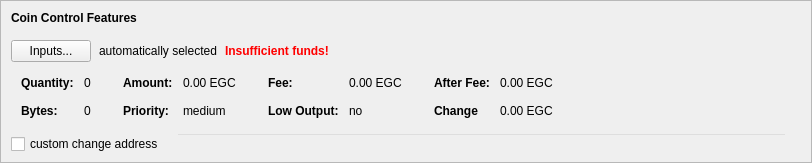
    <widget class="QFrame" name="frameCoinControl">
     <property name="sizePolicy">
      <sizepolicy hsizetype="Expanding" vsizetype="Expanding">
       <horstretch>0</horstretch>
       <verstretch>0</verstretch>
      </sizepolicy>
     </property>
     <property name="maximumSize">
      <size>
       <width>16777215</width>
       <height>16777215</height>
      </size>
     </property>
     <property name="frameShape">
      <enum>QFrame::StyledPanel</enum>
     </property>
     <property name="frameShadow">
      <enum>QFrame::Sunken</enum>
     </property>
     <layout class="QVBoxLayout" name="verticalLayoutCoinControl2">
      <property name="spacing">
       <number>6</number>
      </property>
      <property name="leftMargin">
       <number>0</number>
      </property>
      <property name="topMargin">
       <number>0</number>
      </property>
      <property name="rightMargin">
       <number>0</number>
      </property>
      <property name="bottomMargin">
       <number>6</number>
      </property>
      <item>
       <layout class="QVBoxLayout" name="verticalLayoutCoinControl" stretch="0,0,0,0,1">
        <property name="spacing">
         <number>0</number>
        </property>
        <property name="leftMargin">
         <number>10</number>
        </property>
        <property name="topMargin">
         <number>10</number>
        </property>
        <item>
         <layout class="QHBoxLayout" name="horizontalLayoutCoinControl1">
          <property name="bottomMargin">
           <number>15</number>
          </property>
          <item>
           <widget class="QLabel" name="labelCoinControlFeatures">
            <property name="sizePolicy">
             <sizepolicy hsizetype="Preferred" vsizetype="Maximum">
              <horstretch>0</horstretch>
              <verstretch>0</verstretch>
             </sizepolicy>
            </property>
            <property name="styleSheet">
             <string notr="true">font-weight:bold;</string>
            </property>
            <property name="text">
             <string>Coin Control Features</string>
            </property>
           </widget>
          </item>
         </layout>
        </item>
        <item>
         <layout class="QHBoxLayout" name="horizontalLayoutCoinControl2" stretch="0,0,0,0">
          <property name="spacing">
           <number>8</number>
          </property>
          <property name="bottomMargin">
           <number>10</number>
          </property>
          <item>
           <widget class="QPushButton" name="pushButtonCoinControl">
            <property name="styleSheet">
             <string notr="true"/>
            </property>
            <property name="text">
             <string>Inputs...</string>
            </property>
           </widget>
          </item>
          <item>
           <widget class="QLabel" name="labelCoinControlAutomaticallySelected">
            <property name="styleSheet">
             <string notr="true"/>
            </property>
            <property name="text">
             <string>automatically selected</string>
            </property>
            <property name="margin">
             <number>5</number>
            </property>
           </widget>
          </item>
          <item>
           <widget class="QLabel" name="labelCoinControlInsuffFunds">
            <property name="styleSheet">
             <string notr="true">color:red;font-weight:bold;</string>
            </property>
            <property name="text">
             <string>Insufficient funds!</string>
            </property>
            <property name="margin">
             <number>5</number>
            </property>
           </widget>
          </item>
          <item>
           <spacer name="horizontalSpacerCoinControl">
            <property name="orientation">
             <enum>Qt::Horizontal</enum>
            </property>
            <property name="sizeHint" stdset="0">
             <size>
              <width>40</width>
              <height>1</height>
             </size>
            </property>
           </spacer>
          </item>
         </layout>
        </item>
        <item>
         <widget class="QWidget" name="widgetCoinControl" native="true">
          <property name="sizePolicy">
           <sizepolicy hsizetype="Preferred" vsizetype="Preferred">
            <horstretch>0</horstretch>
            <verstretch>0</verstretch>
           </sizepolicy>
          </property>
          <property name="minimumSize">
           <size>
            <width>0</width>
            <height>0</height>
           </size>
          </property>
          <property name="styleSheet">
           <string notr="true"/>
          </property>
          <layout class="QHBoxLayout" name="horizontalLayoutCoinControl5">
           <property name="leftMargin">
            <number>0</number>
           </property>
           <property name="topMargin">
            <number>0</number>
           </property>
           <property name="rightMargin">
            <number>0</number>
           </property>
           <property name="bottomMargin">
            <number>0</number>
           </property>
           <item>
            <layout class="QHBoxLayout" name="horizontalLayoutCoinControl3" stretch="0,0,0,1">
             <property name="spacing">
              <number>20</number>
             </property>
             <property name="topMargin">
              <number>0</number>
             </property>
             <property name="bottomMargin">
              <number>10</number>
             </property>
             <item>
              <layout class="QFormLayout" name="formLayoutCoinControl1">
               <property name="horizontalSpacing">
                <number>10</number>
               </property>
               <property name="verticalSpacing">
                <number>14</number>
               </property>
               <property name="leftMargin">
                <number>10</number>
               </property>
               <property name="topMargin">
                <number>4</number>
               </property>
               <property name="rightMargin">
                <number>6</number>
               </property>
               <item row="0" column="0">
                <widget class="QLabel" name="labelCoinControlQuantityText">
                 <property name="styleSheet">
                  <string notr="true">font-weight:bold; </string>
                 </property>
                 <property name="text">
                  <string>Quantity:</string>
                 </property>
                 <property name="margin">
                  <number>0</number>
                 </property>
                </widget>
               </item>
               <item row="0" column="1">
                <widget class="QLabel" name="labelCoinControlQuantity">
                 <property name="cursor">
                  <cursorShape>IBeamCursor</cursorShape>
                 </property>
                 <property name="contextMenuPolicy">
                  <enum>Qt::ActionsContextMenu</enum>
                 </property>
                 <property name="styleSheet">
                  <string notr="true"/>
                 </property>
                 <property name="text">
                  <string>0</string>
                 </property>
                 <property name="margin">
                  <number>0</number>
                 </property>
                 <property name="textInteractionFlags">
                  <set>Qt::LinksAccessibleByMouse|Qt::TextSelectableByKeyboard|Qt::TextSelectableByMouse</set>
                 </property>
                </widget>
               </item>
               <item row="1" column="0">
                <widget class="QLabel" name="labelCoinControlBytesText">
                 <property name="styleSheet">
                  <string notr="true">font-weight:bold;</string>
                 </property>
                 <property name="text">
                  <string>Bytes:</string>
                 </property>
                </widget>
               </item>
               <item row="1" column="1">
                <widget class="QLabel" name="labelCoinControlBytes">
                 <property name="cursor">
                  <cursorShape>IBeamCursor</cursorShape>
                 </property>
                 <property name="contextMenuPolicy">
                  <enum>Qt::ActionsContextMenu</enum>
                 </property>
                 <property name="styleSheet">
                  <string notr="true"/>
                 </property>
                 <property name="text">
                  <string>0</string>
                 </property>
                 <property name="textInteractionFlags">
                  <set>Qt::LinksAccessibleByMouse|Qt::TextSelectableByKeyboard|Qt::TextSelectableByMouse</set>
                 </property>
                </widget>
               </item>
              </layout>
             </item>
             <item>
              <layout class="QFormLayout" name="formLayoutCoinControl2">
               <property name="horizontalSpacing">
                <number>10</number>
               </property>
               <property name="verticalSpacing">
                <number>14</number>
               </property>
               <property name="leftMargin">
                <number>6</number>
               </property>
               <property name="topMargin">
                <number>4</number>
               </property>
               <property name="rightMargin">
                <number>6</number>
               </property>
               <item row="0" column="0">
                <widget class="QLabel" name="labelCoinControlAmountText">
                 <property name="styleSheet">
                  <string notr="true">font-weight:bold;</string>
                 </property>
                 <property name="text">
                  <string>Amount:</string>
                 </property>
                 <property name="margin">
                  <number>0</number>
                 </property>
                </widget>
               </item>
               <item row="0" column="1">
                <widget class="QLabel" name="labelCoinControlAmount">
                 <property name="cursor">
                  <cursorShape>IBeamCursor</cursorShape>
                 </property>
                 <property name="contextMenuPolicy">
                  <enum>Qt::ActionsContextMenu</enum>
                 </property>
                 <property name="styleSheet">
                  <string notr="true"/>
                 </property>
                 <property name="text">
                  <string>0.00 EGC</string>
                 </property>
                 <property name="textInteractionFlags">
                  <set>Qt::LinksAccessibleByMouse|Qt::TextSelectableByKeyboard|Qt::TextSelectableByMouse</set>
                 </property>
                </widget>
               </item>
               <item row="1" column="0">
                <widget class="QLabel" name="labelCoinControlPriorityText">
                 <property name="styleSheet">
                  <string notr="true">font-weight:bold;</string>
                 </property>
                 <property name="text">
                  <string>Priority:</string>
                 </property>
                </widget>
               </item>
               <item row="1" column="1">
                <widget class="QLabel" name="labelCoinControlPriority">
                 <property name="cursor">
                  <cursorShape>IBeamCursor</cursorShape>
                 </property>
                 <property name="contextMenuPolicy">
                  <enum>Qt::ActionsContextMenu</enum>
                 </property>
                 <property name="styleSheet">
                  <string notr="true"/>
                 </property>
                 <property name="text">
                  <string>medium</string>
                 </property>
                 <property name="textInteractionFlags">
                  <set>Qt::LinksAccessibleByMouse|Qt::TextSelectableByKeyboard|Qt::TextSelectableByMouse</set>
                 </property>
                </widget>
               </item>
              </layout>
             </item>
             <item>
              <layout class="QFormLayout" name="formLayoutCoinControl3">
               <property name="horizontalSpacing">
                <number>10</number>
               </property>
               <property name="verticalSpacing">
                <number>14</number>
               </property>
               <property name="leftMargin">
                <number>6</number>
               </property>
               <property name="topMargin">
                <number>4</number>
               </property>
               <property name="rightMargin">
                <number>6</number>
               </property>
               <item row="0" column="0">
                <widget class="QLabel" name="labelCoinControlFeeText">
                 <property name="styleSheet">
                  <string notr="true">font-weight:bold;</string>
                 </property>
                 <property name="text">
                  <string>Fee:</string>
                 </property>
                 <property name="margin">
                  <number>0</number>
                 </property>
                </widget>
               </item>
               <item row="0" column="1">
                <widget class="QLabel" name="labelCoinControlFee">
                 <property name="cursor">
                  <cursorShape>IBeamCursor</cursorShape>
                 </property>
                 <property name="contextMenuPolicy">
                  <enum>Qt::ActionsContextMenu</enum>
                 </property>
                 <property name="styleSheet">
                  <string notr="true"/>
                 </property>
                 <property name="text">
                  <string>0.00 EGC</string>
                 </property>
                 <property name="textInteractionFlags">
                  <set>Qt::LinksAccessibleByMouse|Qt::TextSelectableByKeyboard|Qt::TextSelectableByMouse</set>
                 </property>
                </widget>
               </item>
               <item row="1" column="0">
                <widget class="QLabel" name="labelCoinControlLowOutputText">
                 <property name="styleSheet">
                  <string notr="true">font-weight:bold;</string>
                 </property>
                 <property name="text">
                  <string>Low Output:</string>
                 </property>
                </widget>
               </item>
               <item row="1" column="1">
                <widget class="QLabel" name="labelCoinControlLowOutput">
                 <property name="cursor">
                  <cursorShape>IBeamCursor</cursorShape>
                 </property>
                 <property name="contextMenuPolicy">
                  <enum>Qt::ActionsContextMenu</enum>
                 </property>
                 <property name="styleSheet">
                  <string notr="true"/>
                 </property>
                 <property name="text">
                  <string>no</string>
                 </property>
                 <property name="textInteractionFlags">
                  <set>Qt::LinksAccessibleByMouse|Qt::TextSelectableByKeyboard|Qt::TextSelectableByMouse</set>
                 </property>
                </widget>
               </item>
              </layout>
             </item>
             <item>
              <layout class="QFormLayout" name="formLayoutCoinControl4">
               <property name="horizontalSpacing">
                <number>10</number>
               </property>
               <property name="verticalSpacing">
                <number>14</number>
               </property>
               <property name="leftMargin">
                <number>6</number>
               </property>
               <property name="topMargin">
                <number>4</number>
               </property>
               <property name="rightMargin">
                <number>6</number>
               </property>
               <item row="0" column="0">
                <widget class="QLabel" name="labelCoinControlAfterFeeText">
                 <property name="styleSheet">
                  <string notr="true">font-weight:bold;</string>
                 </property>
                 <property name="text">
                  <string>After Fee:</string>
                 </property>
                 <property name="margin">
                  <number>0</number>
                 </property>
                </widget>
               </item>
               <item row="0" column="1">
                <widget class="QLabel" name="labelCoinControlAfterFee">
                 <property name="cursor">
                  <cursorShape>IBeamCursor</cursorShape>
                 </property>
                 <property name="contextMenuPolicy">
                  <enum>Qt::ActionsContextMenu</enum>
                 </property>
                 <property name="styleSheet">
                  <string notr="true"/>
                 </property>
                 <property name="text">
                  <string>0.00 EGC</string>
                 </property>
                 <property name="textInteractionFlags">
                  <set>Qt::LinksAccessibleByMouse|Qt::TextSelectableByKeyboard|Qt::TextSelectableByMouse</set>
                 </property>
                </widget>
               </item>
               <item row="1" column="0">
                <widget class="QLabel" name="labelCoinControlChangeText">
                 <property name="styleSheet">
                  <string notr="true">font-weight:bold;</string>
                 </property>
                 <property name="text">
                  <string>Change</string>
                 </property>
                </widget>
               </item>
               <item row="1" column="1">
                <widget class="QLabel" name="labelCoinControlChange">
                 <property name="cursor">
                  <cursorShape>IBeamCursor</cursorShape>
                 </property>
                 <property name="contextMenuPolicy">
                  <enum>Qt::ActionsContextMenu</enum>
                 </property>
                 <property name="styleSheet">
                  <string notr="true"/>
                 </property>
                 <property name="text">
                  <string>0.00 EGC</string>
                 </property>
                 <property name="textInteractionFlags">
                  <set>Qt::LinksAccessibleByMouse|Qt::TextSelectableByKeyboard|Qt::TextSelectableByMouse</set>
                 </property>
                </widget>
               </item>
              </layout>
             </item>
            </layout>
           </item>
          </layout>
         </widget>
        </item>
        <item>
         <layout class="QHBoxLayout" name="horizontalLayoutCoinControl4" stretch="0,0,0">
          <property name="spacing">
           <number>12</number>
          </property>
          <property name="sizeConstraint">
           <enum>QLayout::SetDefaultConstraint</enum>
          </property>
          <property name="topMargin">
           <number>5</number>
          </property>
          <property name="rightMargin">
           <number>5</number>
          </property>
          <item>
           <widget class="QCheckBox" name="checkBoxCoinControlChange">
            <property name="styleSheet">
             <string notr="true"/>
            </property>
            <property name="text">
             <string>custom change address</string>
            </property>
           </widget>
          </item>
          <item>
           <widget class="QLineEdit" name="lineEditCoinControlChange">
            <property name="enabled">
             <bool>false</bool>
            </property>
            <property name="sizePolicy">
             <sizepolicy hsizetype="Expanding" vsizetype="Fixed">
              <horstretch>0</horstretch>
              <verstretch>0</verstretch>
             </sizepolicy>
            </property>
            <property name="styleSheet">
             <string notr="true">background: transparent;</string>
            </property>
           </widget>
          </item>
          <item>
           <widget class="QLabel" name="labelCoinControlChangeLabel">
            <property name="sizePolicy">
             <sizepolicy hsizetype="Preferred" vsizetype="Expanding">
              <horstretch>0</horstretch>
              <verstretch>0</verstretch>
             </sizepolicy>
            </property>
            <property name="minimumSize">
             <size>
              <width>0</width>
              <height>0</height>
             </size>
            </property>
            <property name="text">
             <string/>
            </property>
            <property name="margin">
             <number>3</number>
            </property>
           </widget>
          </item>
         </layout>
        </item>
        <item>
         <spacer name="verticalSpacerCoinControl">
          <property name="orientation">
           <enum>Qt::Vertical</enum>
          </property>
          <property name="sizeHint" stdset="0">
           <size>
            <width>800</width>
            <height>1</height>
           </size>
          </property>
         </spacer>
        </item>
       </layout>
      </item>
     </layout>
    </widget>
